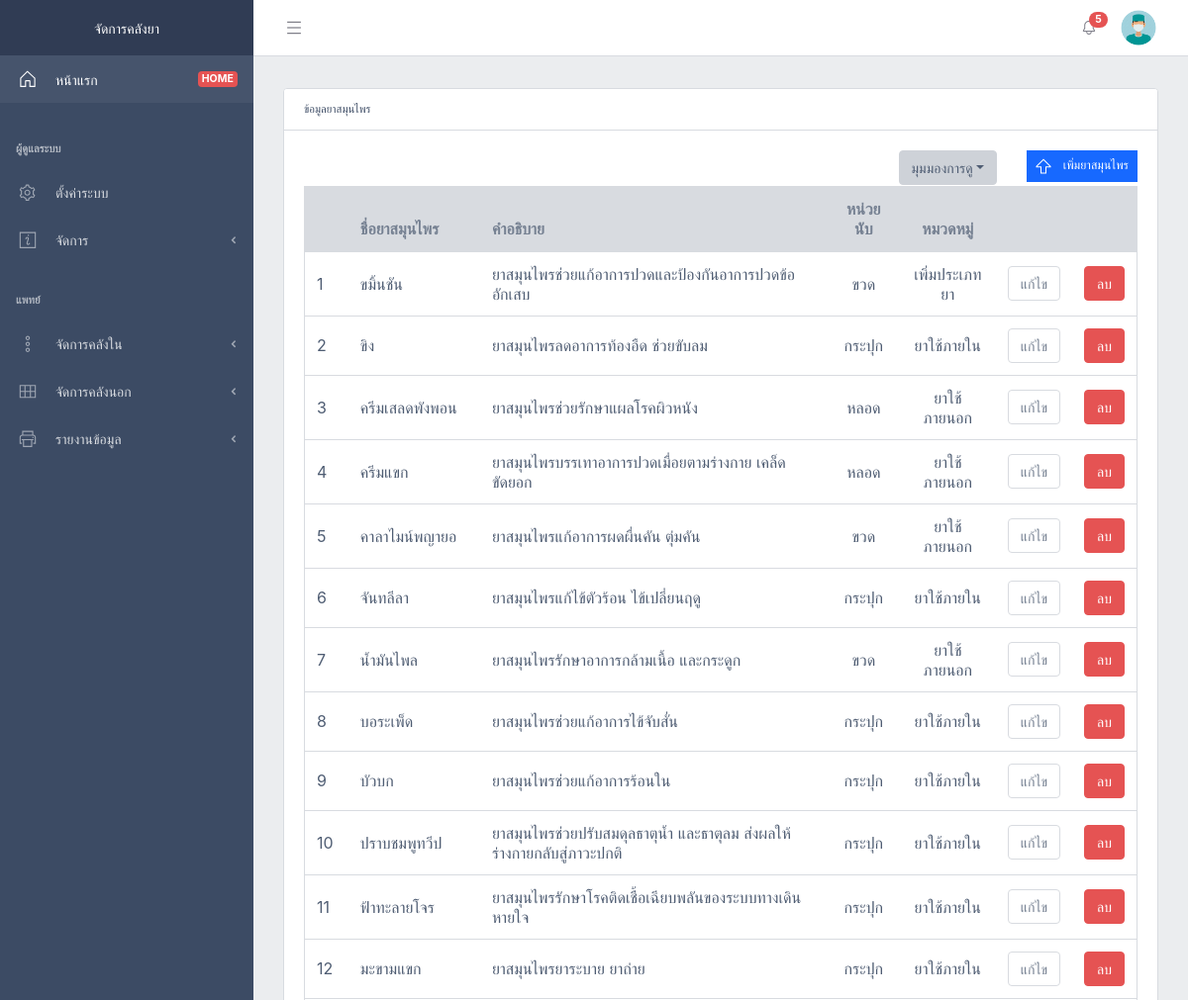
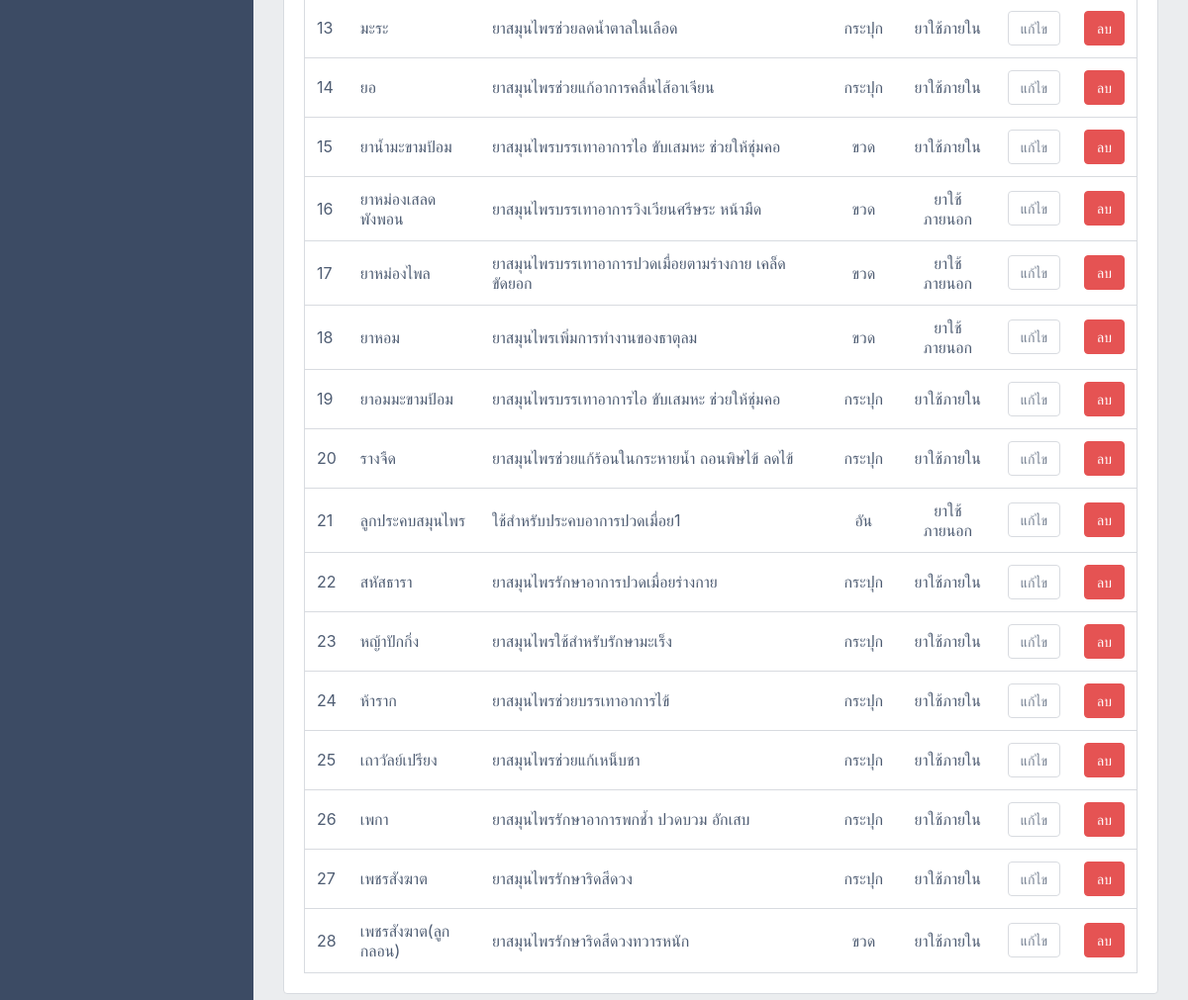
Screenshot of /index?p=herbal-info (signed in) with the database file from the repository (2 pictures, top to bottom).
### tables this page shows
CREATE TABLE `herbal_list`  (
  `Id` int(11) NOT NULL AUTO_INCREMENT,
  `Id_Counting` int(11) UNSIGNED NOT NULL,
  `Id_Type_Herbal` int(11) NOT NULL,
  `Name` varchar(100) NOT NULL,
  `Desc` varchar(150) NOT NULL,
  `status` tinyint(1) NOT NULL DEFAULT 1,
  PRIMARY KEY (`Id`) USING BTREE,
  INDEX `Fk_Id_Type_Herbal`(`Id_Type_Herbal`) USING BTREE,
  INDEX `Id_Counting`(`Id_Counting`) USING BTREE,
  CONSTRAINT `Fk_Id_Type_Herbal` FOREIGN KEY (`Id_Type_Herbal`) REFERENCES `type_herbal` (`Id`) ON DELETE RESTRICT ON UPDATE RESTRICT,
  CONSTRAINT `herbal_list_ibfk_1` FOREIGN KEY (`Id_Counting`) REFERENCES `counting_list` (`Id`) ON DELETE RESTRICT ON UPDATE RESTRICT
);

CREATE TABLE `counting_list`  (
  `Id` int(11) UNSIGNED NOT NULL AUTO_INCREMENT,
  `Name` varchar(15) NOT NULL,
  `status` tinyint(1) NOT NULL DEFAULT 1,
  PRIMARY KEY (`Id`) USING BTREE
);

CREATE TABLE `type_herbal`  (
  `Id` int(11) NOT NULL AUTO_INCREMENT,
  `Name` varchar(15) NOT NULL,
  `status` tinyint(1) NOT NULL DEFAULT 1,
  PRIMARY KEY (`Id`) USING BTREE
);

### controller/alert.php (called while the page is built, shortened)
<?php
	$countingAlert = array();
?>
					<?php
						$result_list = $functions->GetminimumHerbal();
						$i_count = 0;
						foreach ($result_list['result'] as $row)
						{
							$dafault_valoe = 0;
							if($row['value_sum'] != 0)
								$dafault_valoe = max(0,$row['value_sum']);
							if($dafault_valoe < MINIMUM_HERBAL)
							{
					?>
					<?php
								$i_count++;
							}
						}
						if($i_count > 0)
							$countingAlert[0] = true;
					?>
							<?php
								$result_list = $functions->GetExpireHerbal();
								$i_count = 0;
								foreach ($result_list['result'] as $row)
								{
							?>
							<?php
									$i_count++;
								}
								if($i_count > 0)
									$countingAlert[1] = true;
							?>
							<?php
								$result_list = $functions->getMinimumHerbalOutStock();
								$i_count = 0;
								foreach ($result_list['result'] as $row)
								{
									$dafault_valoe = 0;
									if($row['value_sum'] != 0)
										$dafault_valoe = $row['value_sum'];
									if($dafault_valoe < MINIMUM_HERBAL)
									{
							?>
							<?php
										$i_count++;
									}
								}
								if($i_count > 0)
									$countingAlert[2] = true;
							?>
							<?php
								$result_list = $functions->getExpireHerbalOutStock();
								$i_count = 0;
								foreach ($result_list['result'] as $row)
								{
							?>
							<?php
									$i_count++;
								}
								if($i_count > 0)
									$countingAlert[3] = true;
							?>
							<?php
								$result_list = $functions->getMinimumMedical();
								$i_count = 0;
								foreach ($result_list['result'] as $row)
								{
									$dafault_valoe = 0;
									if($dafault_valoe < MINIMUM_HERBAL)
									{
							?>
							<?php
										$i_count++;
									}
								}
								if($i_count > 0)
									$countingAlert[4] = true;
							?>

### function/kdxr_function.php (called while the page is built, shortened)
<?php
class kdxr_function {
	public function GettingHerbalInfo($sort){
		$conn = self::selfconnectDb();
		$posts = array();
		$sql = "SELECT a.Id , a.Name as Name , a.Desc as Desc_name , b.Name as Counting , c.Name as Type
				FROM herbal_list a
				JOIN counting_list b on a.Id_Counting=b.Id
				JOIN type_herbal c on a.Id_Type_Herbal=c.Id
				WHERE a.status = 1
				ORDER BY a.Name $sort
		";
		$result = mysqli_query($conn, $sql);
		while($row = mysqli_fetch_array($result,MYSQLI_ASSOC))
		{
			$posts[] = $row;
		}
		return ['result' => $posts];
	}
	private function selfconnectDb()
	{
		$conn = mysqli_connect(HOST, USER, PASSWORD, DATABASE);
		mysqli_set_charset($conn, CHARSET);
		return $conn;
	}
}
?>

### page/herbal-info.php (the view, shortened to what this page needs)
<?php include ('template/left_menu.php'); ?>
<div class="c-wrapper c-fixed-components">
<?php include ('template/top_menu.php'); ?>
 <div class="c-body">
        <main class="c-main">
          <div class="container-fluid">
            <div class="fade-in">
              <div class="row">
					<div class="col-lg-12" id="herbal">
						<div class="card">
							<div class="card-header"><small>ข้อมูลยาสมุนไพร</small></div>
							<div class="card-body">
								<div class="row justify-content-end">
									<div class="col-md-auto dropdown">
										<button class="btn btn-secondary dropdown-toggle" id="dropdownMenu2" type="button" data-toggle="dropdown" aria-haspopup="true" aria-expanded="false">มุมมองการดู</button>
									</div>
									<div class="col-md-auto mb-1">
										<button class="btn btn-sm btn-square btn-behance" data-toggle="modal" data-target="#addherbal" type="button">
											<svg class="c-icon mr-2">
											<use xlink:href="vendors/@coreui/icons/svg/free.svg#cil-arrow-thick-top"></use>
											</svg>
											<span>เพิ่มยาสมุนไพร</span>
										</button>
									</div>
								</div>
								<table class="table table-responsive-sm table-hover table-outline mb-0">
									<thead class="thead-light">
									  <tr>
										<th></th>
										<th>ชื่อยาสมุนไพร</th>
										<th>คำอธิบาย</th>
										<th class="text-center">หน่วยนับ</th>
										<th class="text-center">หมวดหมู่</th>
										<th></th>
										<th></th>
									  </tr>
									</thead>
									<tbody>
										<?php
											$sorting = (isset($_GET['sort'])) ? $_GET['sort'] : "";
											$result_list = $functions->GettingHerbalInfo($sorting);
											foreach ($result_list['result'] as $key=>$row)
											{
										?>
										<tr>
											<td>
											<?php echo $key+1;?>
											</td>
											<td>
												<?php echo $row['Name'];  ?>
											</td>
											<td>
												<?php
													echo $row['Desc_name'];
												?>
											</td>
											<td class="text-center">
												<?php echo $row['Counting'];   ?>
											</td>
											<td class="text-center">
												<?php echo $row['Type'];  ?>
											</td>
											<td>
												<a href="index?p=herbal-info&id=<?php echo $row["Id"];?>"><button class="form-control" type="button">แก้ไข</button></a>
											</td>
											<td>
												<a href="index?p=herbal-info&remid=<?php echo $row["Id"];?>" onclick="return confirm('ยืนยันการลบ?')">
													<button class="btn btn-danger" type="button">
														ลบ
													</button>
												</a>
											</td>
										</tr>
										<?php
											}
										?>
									</tbody>
									</table>
							</div>
					    </div>
					</div>
            </div>
          </div>
        </main>
      </div>
	  </div>

### index.php (shortened to what this page needs)
<?php
include ('function/kdxr_function.php');
?>
<html lang="en">
  <head>
  <?php include("template/header.php"); ?>
  </head>
   <body class="c-app c-dark-theme c-no-layout-transition">
	<?php
		if(!isset($_SESSION["token"]) )
		{
			header("Location: login");
			exit();
		}else{
			if(isset($_GET['p'])){
				if(file_exists("page/".trim($_GET['p']).".php"))
				{
					require_once("page/".trim($_GET['p']).".php");
				}
				else include("page/404.php");
			  }
		}
	?>
  </body>
</html>

### template/header.php (shortened to what this page needs)
<link href="vendors/css/style.css?v=<?php echo date("Ymdhis");?>" rel="stylesheet">
<link href="vendors/@coreui/chartjs/css/coreui-chartjs.css" rel="stylesheet">
<link rel="stylesheet" href="vendors/sweetalert2/sweetalert2.min.css">
<link rel="stylesheet" type="text/css" href="https://cdn.jsdelivr.net/npm/daterangepicker/daterangepicker.css" />
<link rel="stylesheet" href="https://animate.style/animate.min.css">

### template/left_menu.php (shortened to what this page needs)
<div class="c-sidebar c-sidebar-dark c-sidebar-fixed c-sidebar-lg-show" id="sidebar">
      <div class="c-sidebar-brand d-lg-down-none">
			<?php echo WEB_NAME;?>
      </div>
      <ul class="c-sidebar-nav">
        <li class="c-sidebar-nav-item">
			<a class="c-sidebar-nav-link" href="index">
            <svg class="c-sidebar-nav-icon">
              <use xlink:href="vendors/@coreui/icons/svg/free.svg#cil-home"></use>
            </svg>
				หน้าแรก
			<span class="badge badge-danger">HOME</span>
			</a>
		</li>
		<li class="c-sidebar-nav-divider"></li>
		<?php if($_SESSION['admin']) { ?>
		<li class="c-sidebar-nav-title"><?php echo IS_ADMIN; ?></li>
		<li class="c-sidebar-nav-item">
			<a class="c-sidebar-nav-link" href="#" data-toggle="modal" data-target="#webSetting_modal">
				<svg class="c-sidebar-nav-icon">
				  <use xlink:href="vendors/@coreui/icons/svg/free.svg#cil-settings"></use>
				</svg>
				ตั้งค่าระบบ
			</a>
		</li>
        <li class="c-sidebar-nav-item c-sidebar-nav-dropdown">
			<a class="c-sidebar-nav-link c-sidebar-nav-dropdown-toggle" href="#">
            <svg class="c-sidebar-nav-icon">
              <use xlink:href="vendors/@coreui/icons/svg/free.svg#cil-info"></use>
            </svg> <?php echo MENUHEAD; ?>
			</a>
        </li>
		<?php } ?>
        <li class="c-sidebar-nav-title"><?php echo IS_MEDIC;?></li>
		<li class="c-sidebar-nav-item c-sidebar-nav-dropdown">
			<a class="c-sidebar-nav-link c-sidebar-nav-dropdown-toggle" href="#">
            <svg class="c-sidebar-nav-icon">
              <use xlink:href="vendors/@coreui/icons/svg/free.svg#cil-options"></use>
            </svg> <?php echo MENUHEAD2; ?>
			</a>
        </li>
       <li class="c-sidebar-nav-item c-sidebar-nav-dropdown">
			<a class="c-sidebar-nav-link c-sidebar-nav-dropdown-toggle" href="#">
            <svg class="c-sidebar-nav-icon">
              <use xlink:href="vendors/@coreui/icons/svg/free.svg#cil-view-module"></use>
            </svg> <?php echo MENUHEAD3; ?>
			</a>
        </li>
		 <li class="c-sidebar-nav-item c-sidebar-nav-dropdown">
			<a class="c-sidebar-nav-link c-sidebar-nav-dropdown-toggle" href="#">
            <svg class="c-sidebar-nav-icon">
              <use xlink:href="vendors/@coreui/icons/svg/free.svg#cil-print"></use>
            </svg> <?php echo MENUHEAD4; ?>
			</a>
        </li>
      </ul>
    </div>

### template/top_menu.php (shortened to what this page needs)
<?php
include "controller/alert.php";
?>
	<header class="c-header  c-header-light c-header-fixed c-header-with-subheader">
        <button class="c-header-toggler c-class-toggler mfs-3 d-md-down-none" type="button" data-target="#sidebar" data-class="c-sidebar-lg-show" responsive="true">
          <svg class="c-icon c-icon-lg">
            <use xlink:href="vendors/@coreui/icons/svg/free.svg#cil-menu"></use>
          </svg>
        </button>
        <ul class="c-header-nav ml-auto mr-4">
			<?php include("controller/alert_notification.php");?>
			<li class="c-header-nav-item dropdown">
				<a class="c-header-nav-link" data-toggle="dropdown" href="#" role="button" aria-haspopup="true" aria-expanded="false">
				  <div class="c-avatar"><img class="c-avatar-img" src="./vendors/assets/img/avatars/1.png"></div>
				</a>
			</li>
        </ul>
    </header>

### controller/alert_notification.php (shortened to what this page needs)
<li class="c-header-nav-item dropdown d-md-down-none mx-2">
	<a class="c-header-nav-link" data-toggle="dropdown" href="#" role="button" aria-haspopup="true" aria-expanded="false">
		<svg class="c-icon">
		<use xlink:href="vendors/@coreui/icons/svg/free.svg#cil-bell"></use>
		</svg>
		<span class="badge badge-pill badge-danger">
			<?php echo sizeof($countingAlert);?>
		</span>
	</a>
</li>

### rows the page displays
herbal_list: Name "ขมิ้นชัน", Desc "ยาสมุนไพรช่วยแก้อาการปวดและป้องกันอาการปวดข้ออักเสบ", Id_Counting.Name "ขวด", Id_Type_Herbal.Name "เพิ่มประเภทยา"
herbal_list: Name "ขิง", Desc "ยาสมุนไพรลดอาการท้องอืด ช่วยขับลม", Id_Counting.Name "กระปุก", Id_Type_Herbal.Name "ยาใช้ภายใน"
herbal_list: Name "ครีมเสลดพังพอน", Desc "ยาสมุนไพรช่วยรักษาแผลโรคผิวหนัง", Id_Counting.Name "หลอด", Id_Type_Herbal.Name "ยาใช้ภายนอก"
herbal_list: Name "ครีมแขก", Desc "ยาสมุนไพรบรรเทาอาการปวดเมื่อยตามร่างกาย เคล็ดขัดยอก", Id_Counting.Name "หลอด", Id_Type_Herbal.Name "ยาใช้ภายนอก"
herbal_list: Name "คาลาไมน์พญายอ", Desc "ยาสมุนไพรแก้อาการผดผื่นคัน ตุ่มคัน", Id_Counting.Name "ขวด", Id_Type_Herbal.Name "ยาใช้ภายนอก"
herbal_list: Name "จันทลีลา", Desc "ยาสมุนไพรแก้ไข้ตัวร้อน ไข้เปลี่ยนฤดู", Id_Counting.Name "กระปุก", Id_Type_Herbal.Name "ยาใช้ภายใน"
herbal_list: Name "น้ำมันไพล", Desc "ยาสมุนไพรรักษาอาการกล้ามเนื้อ และกระดูก", Id_Counting.Name "ขวด", Id_Type_Herbal.Name "ยาใช้ภายนอก"
herbal_list: Name "บอระเพ็ด", Desc "ยาสมุนไพรช่วยแก้อาการไข้จับสั่น", Id_Counting.Name "กระปุก", Id_Type_Herbal.Name "ยาใช้ภายใน"
herbal_list: Name "บัวบก", Desc "ยาสมุนไพรช่วยแก้อาการร้อนใน", Id_Counting.Name "กระปุก", Id_Type_Herbal.Name "ยาใช้ภายใน"
herbal_list: Name "ปราบชมพูทวีป", Desc "ยาสมุนไพรช่วยปรับสมดุลธาตุน้ำ และธาตุลม ส่งผลให้ร่างกายกลับสู่ภาวะปกติ", Id_Counting.Name "กระปุก", Id_Type_Herbal.Name "ยาใช้ภายใน"
herbal_list: Name "ฟ้าทะลายโจร", Desc "ยาสมุนไพรรักษาโรคติดเชื้อเฉียบพลันของระบบทางเดินหายใจ", Id_Counting.Name "กระปุก", Id_Type_Herbal.Name "ยาใช้ภายใน"
herbal_list: Name "มะขามแขก", Desc "ยาสมุนไพรยาระบาย ยาถ่าย", Id_Counting.Name "กระปุก", Id_Type_Herbal.Name "ยาใช้ภายใน"
herbal_list: Name "มะระ", Desc "ยาสมุนไพรช่วยลดน้ำตาลในเลือด", Id_Counting.Name "กระปุก", Id_Type_Herbal.Name "ยาใช้ภายใน"
herbal_list: Name "ยอ", Desc "ยาสมุนไพรช่วยแก้อาการคลื่นไส้อาเจียน", Id_Counting.Name "กระปุก", Id_Type_Herbal.Name "ยาใช้ภายใน"
herbal_list: Name "ยาน้ำมะขามป้อม", Desc "ยาสมุนไพรบรรเทาอาการไอ ขับเสมหะ ช่วยให้ชุ่มคอ", Id_Counting.Name "ขวด", Id_Type_Herbal.Name "ยาใช้ภายใน"
herbal_list: Name "ยาหม่องเสลดพังพอน", Desc "ยาสมุนไพรบรรเทาอาการวิงเวียนศรีษระ หน้ามืด", Id_Counting.Name "ขวด", Id_Type_Herbal.Name "ยาใช้ภายนอก"
herbal_list: Name "ยาหม่องไพล", Desc "ยาสมุนไพรบรรเทาอาการปวดเมื่อยตามร่างกาย เคล็ดขัดยอก", Id_Counting.Name "ขวด", Id_Type_Herbal.Name "ยาใช้ภายนอก"
herbal_list: Name "ยาหอม", Desc "ยาสมุนไพรเพิ่มการทำงานของธาตุลม", Id_Counting.Name "ขวด", Id_Type_Herbal.Name "ยาใช้ภายนอก"
herbal_list: Name "ยาอมมะขามป้อม", Desc "ยาสมุนไพรบรรเทาอาการไอ ขับเสมหะ ช่วยให้ชุ่มคอ", Id_Counting.Name "กระปุก", Id_Type_Herbal.Name "ยาใช้ภายใน"
herbal_list: Name "รางจืด", Desc "ยาสมุนไพรช่วยแก้ร้อนในกระหายน้ำ ถอนพิษไข้ ลดไข้", Id_Counting.Name "กระปุก", Id_Type_Herbal.Name "ยาใช้ภายใน"
herbal_list: Name "ลูกประคบสมุนไพร", Desc "ใช้สำหรับประคบอาการปวดเมื่อย1", Id_Counting.Name "อัน", Id_Type_Herbal.Name "ยาใช้ภายนอก"
herbal_list: Name "สหัสธารา", Desc "ยาสมุนไพรรักษาอาการปวดเมื่อยร่างกาย", Id_Counting.Name "กระปุก", Id_Type_Herbal.Name "ยาใช้ภายใน"
herbal_list: Name "หญ้าปักกิ่ง", Desc "ยาสมุนไพรใช้สำหรับรักษามะเร็ง", Id_Counting.Name "กระปุก", Id_Type_Herbal.Name "ยาใช้ภายใน"
herbal_list: Name "ห้าราก", Desc "ยาสมุนไพรช่วยบรรเทาอาการไข้", Id_Counting.Name "กระปุก", Id_Type_Herbal.Name "ยาใช้ภายใน"
herbal_list: Name "เถาวัลย์เปรียง", Desc "ยาสมุนไพรช่วยแก้เหน็บชา", Id_Counting.Name "กระปุก", Id_Type_Herbal.Name "ยาใช้ภายใน"
herbal_list: Name "เพกา", Desc "ยาสมุนไพรรักษาอาการพกช้ำ ปวดบวม อักเสบ", Id_Counting.Name "กระปุก", Id_Type_Herbal.Name "ยาใช้ภายใน"
herbal_list: Name "เพชรสังฆาต", Desc "ยาสมุนไพรรักษาริดสีดวง", Id_Counting.Name "กระปุก", Id_Type_Herbal.Name "ยาใช้ภายใน"
herbal_list: Name "เพชรสังฆาต(ลูกกลอน)", Desc "ยาสมุนไพรรักษาริดสีดวงทวารหนัก", Id_Counting.Name "ขวด", Id_Type_Herbal.Name "ยาใช้ภายใน"

### other values shown
WEB_NAME "จัดการคลังยา"
IS_ADMIN "ผู้ดูแลระบบ"
MENUHEAD "จัดการ"
IS_MEDIC "แพทย์"
MENUHEAD2 "จัดการคลังใน"
MENUHEAD3 "จัดการคลังนอก"
MENUHEAD4 "รายงานข้อมูล"
sizeof($countingAlert) "5"
